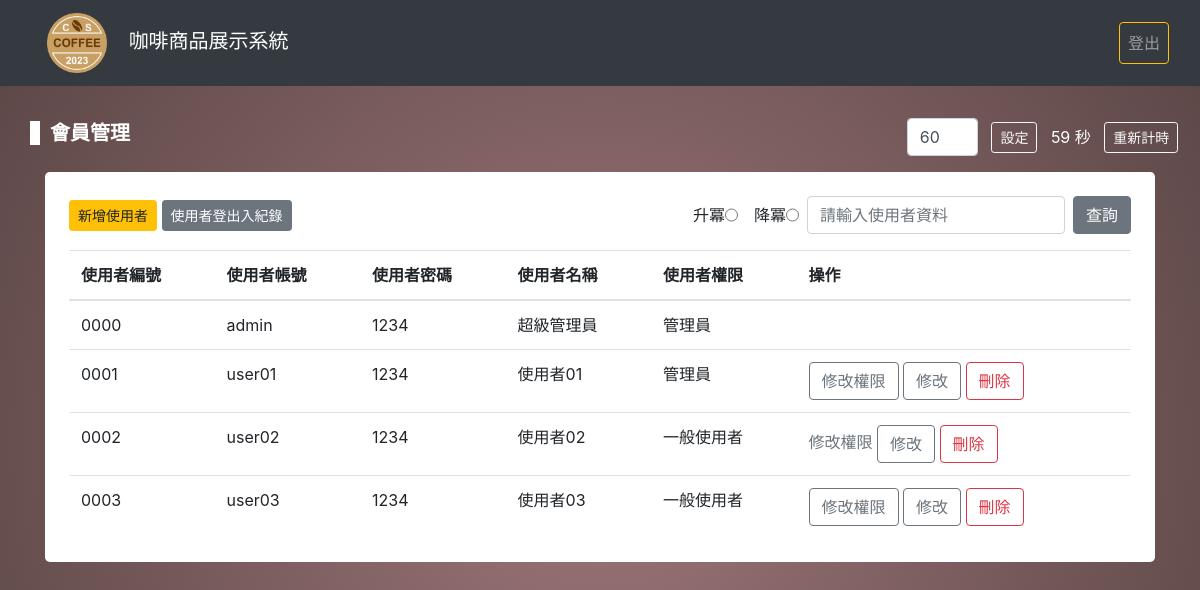
The page /member_list.php (signed in) on the database as committed earlier.
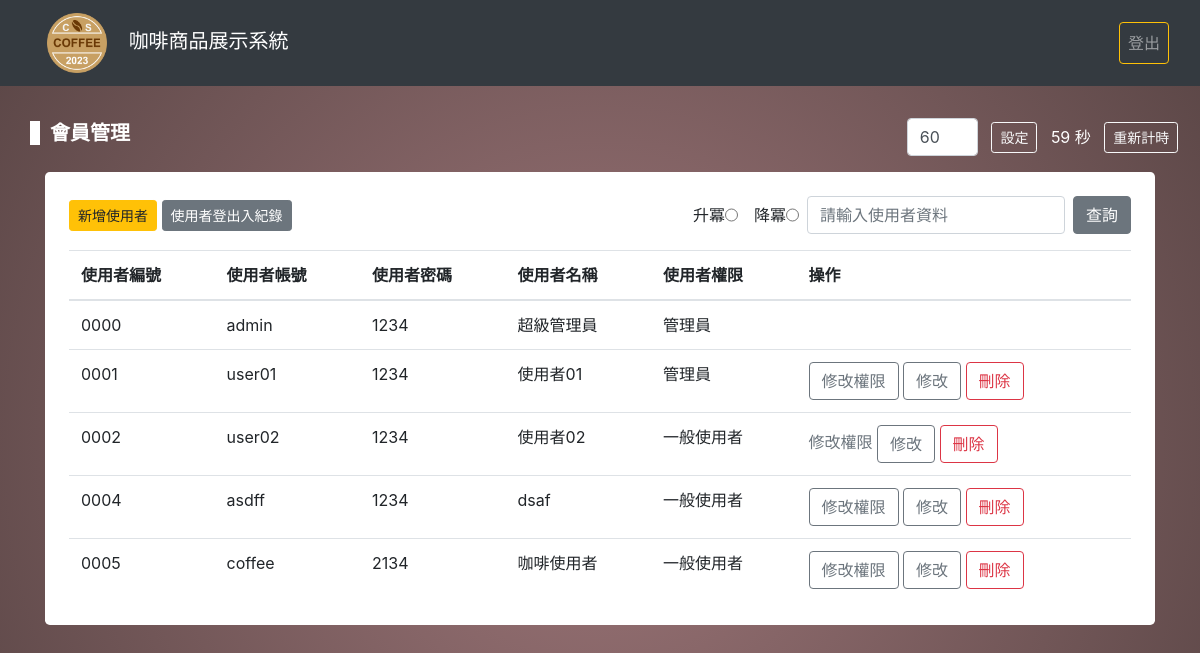
The same page on the database as committed later.
### tables this page shows
CREATE TABLE `users` (
  `id` int(11) NOT NULL,
  `user_id` varchar(100) NOT NULL,
  `user` varchar(100) NOT NULL,
  `pw` varchar(100) NOT NULL,
  `user_name` varchar(100) NOT NULL,
  `role` int(11) NOT NULL DEFAULT 1
);

### member_list.php (the view, shortened to what this page needs)
<?php
  require_once("pdo.php");
  extract($_POST);
  $sql = "SELECT * FROM users";
  $stmt = $pdo->prepare($sql);
  $stmt->execute();
  $result = $stmt->fetchAll(PDO::FETCH_ASSOC);
?>
<!DOCTYPE html>
<html lang="en">
<head>
  <link rel="stylesheet" href="./css/bootstrap.css">
  <link rel="stylesheet" href="./css/style.css">
</head>
<body>
  <nav class="navbar navbar-expand-lg navbar-dark bg-dark fixed-top">
    <div class="container-fluid">
      <a href="index.php" class="navbar-brand">
        <img src="./images/logo.png" class="mx-3 logo" alt="">
        <span>咖啡商品展示系統</span>
      </a>
      <div class="collapse navbar-collapse" id="navbar">
        <ul class="navbar-nav ml-auto my-2" style="max-height: 100px">
          <li class="nav-item">
            <?php echo isset($_SESSION["AUTH"]) ? '<a class="nav-link btn btn-outline-warning" href="logout.php">登出</a>' : ''; ?>
          </li>
        </ul>
      </div>
    </div>
  </nav>
  <div class="container" style="margin-top: 86px;">
    <div class="pt-3 pb-5">
      <div class="row justify-content-between align-items-center">
        <h5 class="text-center text-white border-start font-weight-bolder">會員管理</h5>
        <div class="row justify-content-around align-items-center text-white py-3 w-25">
          <input type="number" value="60" id="timeInput" class="form-control w-25">
          <button id="setTimeBtn" class="btn btn-sm btn-outline-light">設定</button>
          <span id="countdown">60秒</span>
          <button id="resetTimeBtn" class="btn btn-sm btn-outline-light">重新計時</button>
        </div>
      </div>
      <div class="p-4 bg-white rounded-lg show-lg">
        <div class="row justify-content align-items-center mb-3">
          <div class="col-6">
            <button class="btn btn-sm btn-warning" data-toggle="modal" data-target="#adduser">新增使用者</button>
            <button class="btn btn-sm btn-secondary" data-toggle="modal" data-target="#log">使用者登出入紀錄</button>
          </div>
          <div class="col-6">
            <form id="search-member" class="d-flex justify-content-end align-items-center">
              <div class="d-flex px-2">
                <label for="up-order">升冪</label>
                <input type="radio" name="use" id="up-order" value="up">
              </div>
              <div class="d-flex px-2">
                <label for="down-order">降冪</label>
                <input type="radio" name="use" id="down-order" value="down">
              </div>
              <input type="search" name="search" id="search-input" placeholder="請輸入使用者資料"
                class="form-control w-50 mr-2">
              <button type="submit" class="btn btn-secondary">查詢</button>
            </form>
          </div>
        </div>
        <table class="table table-hover">
          <tr>
            <th>使用者編號</th>
            <th>使用者帳號</th>
            <th>使用者密碼</th>
            <th>使用者名稱</th>
            <th>使用者權限</th>
            <th>操作</th>
          </tr>
          <?php foreach($result as $row){?>
          <tr class="show-all">
            <td><?=$row["user_id"]?></td>
            <td><?=$row["user"]?></td>
            <td><?=$row["pw"]?></td>
            <td><?=$row["user_name"]?></td>
            <td>
              <?php
                  switch($row["role"]){
                    case 0:
                      echo "管理員";
                      break;
                    case 1:
                      echo "一般使用者";
                      break;
                  }
                ?>
            </td>
            <td>
              <?php
                if($row["id"] == 1){
              ?>
              <?php }elseif($row["id"] == $_SESSION["AUTH"]["id"]){ ?>
              <span class="text-secondary">修改權限</span>
              <?php } else { ?>
              <a href="switch_role.php?role=<?=$row["role"];?>&id=<?=$row["id"];?>"
                class="btn btn-outline-secondary">修改權限</a>
              <?php }; ?>
              <?php
                if($row["id"] == 1){
              ?>
              <?php }else { ?>
              <button class="btn btn-outline-secondary getmember" data-id="<?=$row['id'];?>" data-toggle="modal"
                data-target="#edit">修改</button>
              <a href="delete_member.php?id=<?=$row["id"];?>" class="btn btn-outline-danger"
                onclick="return confirm('確定要刪除?')">刪除</a>
              <?php }; ?>
            </td>
          </tr>
          <?php } ?>
        </table>
      </div>
    </div>
  </div>
</body>
</html>

### css/style.css (style rules this page uses)
* { padding: 0; margin: 0; box-sizing: border-box; }
body { background: #9e7676; background: radial-gradient(circle, #9e7679 0%, #594545 100%); height: 100vh; }
img { object-fit: cover; }
label { margin-bottom: 0; }
table { border-collapse: collapse; }
.table { background-color: #fff; margin-bottom: 0; }
.logo { max-width: 60px; }
.border-start { border-left: 10px solid #fff; padding-left: 10px; }

Rows that differ between the two databases and show on the page:
removed users: user "0003", user "user03", pw "1234", user_name "使用者03", role "一般使用者"
added users: user "0004", user "asdff", pw "1234", user_name "dsaf", role "一般使用者"
added users: user "0005", user "coffee", pw "2134", user_name "咖啡使用者", role "一般使用者"
